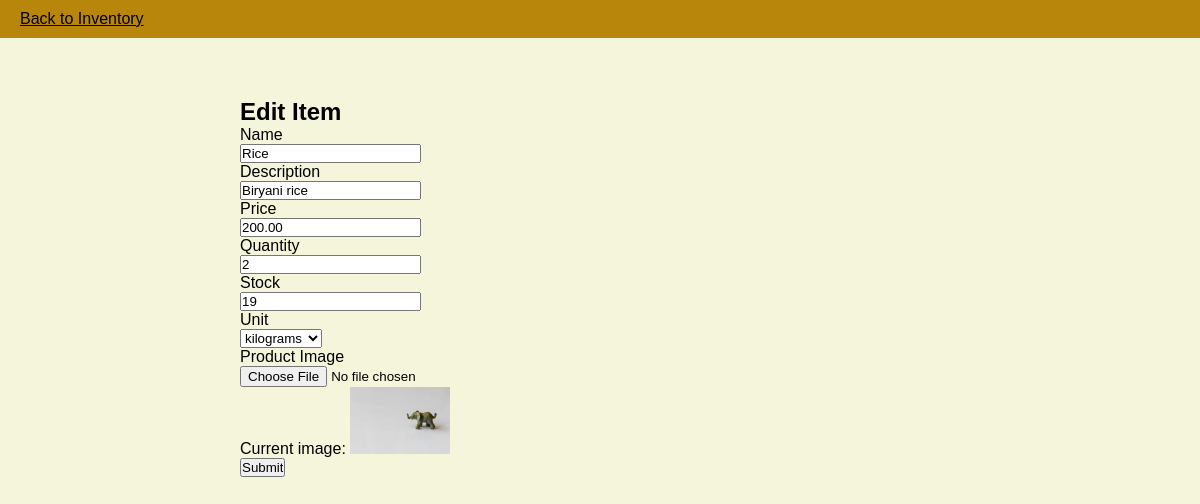
Screenshot of /edit-item/1 with the database file from the repository.
### models.py (models this page shows, shortened)
class InventoryItem(db.Model):
    __tablename__ = 'inventory_item'
    id = db.Column(db.Integer, primary_key=True)
    name = db.Column(db.String(150), nullable=False)
    quantity = db.Column(db.String(50), nullable=False)
    unit = db.Column(db.String(50), nullable=False)
    price = db.Column(db.Float, nullable=False)
    description = db.Column(db.String(255), nullable=True)
    stock = db.Column(db.Integer, default=0)
    image = db.Column(db.String(100), nullable=True)  # New field to store image filename

### app.py (the view, shortened to what this page needs)
@app.route('/edit-item/<int:item_id>', methods=['GET', 'POST'])
def edit_item(item_id):
    item = InventoryItem.query.get_or_404(item_id)
    form = ProductForm(obj=item)
    return render_template('edit_item.html', form=form, item=item)

### forms.py
class ProductForm(FlaskForm):
    name = StringField('Name', validators=[DataRequired()])
    description = StringField('Description')
    price = DecimalField('Price', validators=[DataRequired()])
    quantity = IntegerField('Quantity', validators=[DataRequired()])
    unit = SelectField('Unit', choices=[('litres', 'litres'), ('kilograms', 'kilograms'), ('grams', 'grams'), ('milligrams', 'milligrams'), ('millilitre', 'millilitre')], validators=[DataRequired()])
    stock = IntegerField('Stock', validators=[DataRequired()])
    image = FileField('Product Image', validators=[FileAllowed(['jpg', 'png', 'jpeg'], 'Images only!')])
    submit = SubmitField('Submit')

### app.py (called while the page is built)
@app.before_request
def before_request():
    if 'cart' not in session:
        session['cart'] = {}  # Initialize cart as a dictionary

### templates/edit_item.html (shortened to what this page needs)
<!DOCTYPE html>
<html lang="en">
<head>
    <link rel="stylesheet" href="{{ url_for('static', filename='css/style.css') }}">
</head>
<body>
    <header>
        <a href="{{ url_for('inventory') }}">Back to Inventory</a>
    </header>
    <main>
        <h2>Edit Item</h2>
        <form method="POST" enctype="multipart/form-data">
            <div>
                {{ form.name.label }}<br>
                {{ form.name() }}<br>
            </div>
            <div>
                {{ form.description.label }}<br>
                {{ form.description(rows=4, cols=50) }}<br>
            </div>
            <div>
                {{ form.price.label }}<br>
                {{ form.price() }}<br>
            </div>
            <div>
                {{ form.quantity.label }}<br>
                {{ form.quantity() }}<br>
            </div>
            <div>
                {{ form.stock.label }}<br>
                {{ form.stock() }}<br>
            </div>
            <div>
                {{ form.unit.label }}<br>
                {{ form.unit() }}<br>
            </div>
            <div>
                {{ form.image.label }}<br>
                {{ form.image() }}<br>
                {% if form.image.data %}
                    <p>Current image: <img src="{{ url_for('static', filename='images/' + form.image.data) }}" alt="Product Image" style="width: 100px; height: auto;"></p>
                {% endif %}
            </div>
            <div>
                {{ form.submit() }}
            </div>
        </form>
    </main>
</body>
</html>

### static/css/style.css (style rules this page uses)
* { margin: 0; padding: 0; box-sizing: border-box; }
body { font-family: Arial, Helvetica, sans-serif; background-color: beige; color: black; }
header { display: flex; justify-content: space-between; align-items: center; padding: 10px 20px; background-color: darkgoldenrod; color: wheat; }
main { margin-left: 220px; padding: 20px; padding-top: 60px; }
a { color: black; }

### rows the page displays
InventoryItem: name "Rice", description "Biryani rice", price "200.00", quantity "2", stock "19", unit "kilograms", image (picture)
